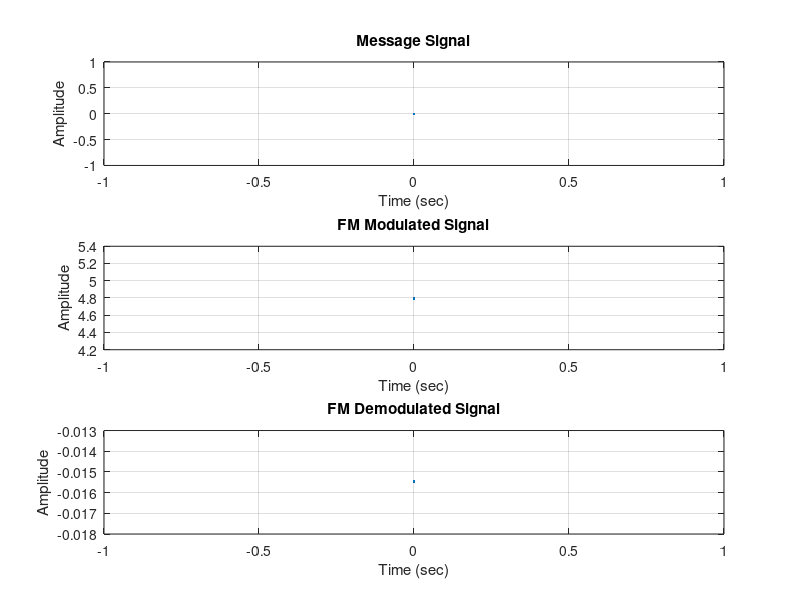

Source code (MATLAB):
function fm_mod_demod
% User Inputs
Ac = input('Enter the amplitude of the carrier: ');  % Carrier Amplitude
fm = input('Enter the message signal frequency (Hz): '); % Message Frequency
fc = input('Enter the carrier frequency (Hz): ');   % Carrier Frequency
F  = input('Enter the sampling frequency (Hz): ');  % Sampling Frequency
kf = input('Enter the frequency sensitivity (Hz per unit amplitude): '); % Frequency Sensitivity
Am = input('Enter the amplitude of the message signal: ');  % Message Amplitude

% Derived Parameters
mi = (kf * Am) / fm; % Corrected Modulation Index
T  = 1 / F;          % Sampling Period
t  = 0:T:0.1;        % Time Vector

% 1. Message Signal
m = Am .* sin(2 * pi * fm * t);

% 2. FM Modulation (Corrected)
x_fm = Ac * sin(2 * pi * fc * t - mi * cos(2 * pi * fm * t)); 

% 3. FM Demodulation using Hilbert Transform
analytic_signal = hilbert(x_fm);
inst_phase = unwrap(angle(analytic_signal));

% Compute instantaneous frequency (in Hz)
inst_freq = [diff(inst_phase) * F / (2 * pi), 0];  

% Recover the baseband message:
% Instantaneous frequency = fc + kf * Am * sin(2 * pi * fm * t) 
% => Subtract fc and scale by (kf * Am) to recover m(t).
demodulated_signal = (inst_freq - fc) / kf;

% Optionally, smooth the recovered signal with a low-pass filter
[b, a] = butter(1, 0.01);
recovered_signal = filter(b, a, demodulated_signal);

% Plotting
figure;
subplot(3,1,1);
plot(t, m);
title('Message Signal');
xlabel('Time (sec)');
ylabel('Amplitude');
grid on;

subplot(3,1,2);
plot(t, x_fm);
title('FM Modulated Signal');
xlabel('Time (sec)');
ylabel('Amplitude');
grid on;

subplot(3,1,3);
plot(t, recovered_signal);
title('FM Demodulated Signal');
xlabel('Time (sec)');
ylabel('Amplitude');
grid on;

end
